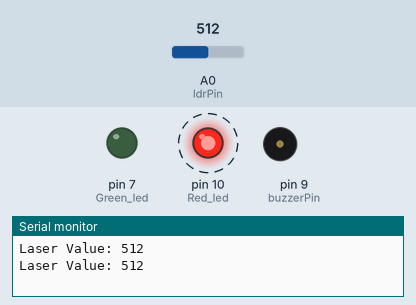
This sketch was run on a simulated Arduino Uno, built with avr-gcc and run on an emulated ATmega328P. On the bench: output pins drawn as LEDs (lit = HIGH), buzzer (waves = sounding), the last lines printed to the serial monitor. Dashed ring = blinking. The inputs (shaded band) are chosen by the test bench; at power-on: A0 (ldrPin) = 512.

Above: at 5.95 s.
6.0 s: A0 (ldrPin) set to 46
12.1 s: A0 (ldrPin) set to 38
At 12.65 s:
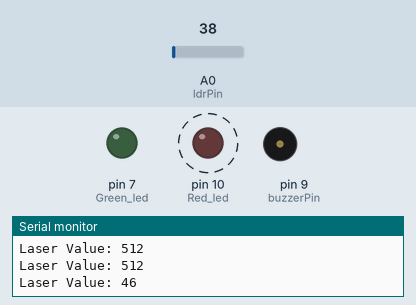
At 16.3 s:
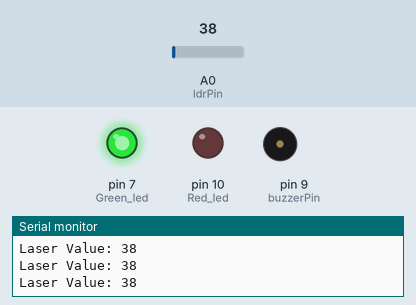
18.2 s: A0 (ldrPin) set to 122
At 18.36 s:
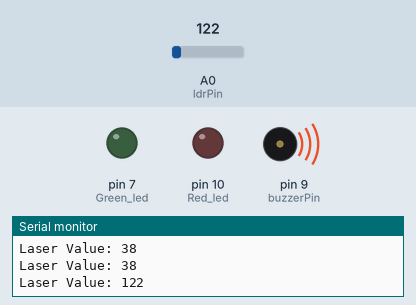
Timing chart, 0 to 30.3 s (numbered marks = the images above; inputs shaded):
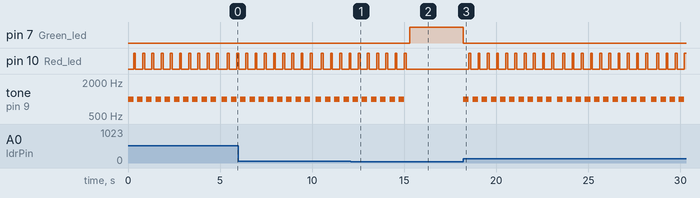

Measured:
- the behaviour switches between 41 and 40 on A0 (ldrPin) (found by bisection; images 0 and 1)
- after the input at 12.1 s, pin 7 (Green_led): LOW → HIGH after 3.2 s; pin 10 (Red_led): goes on until 15.1 s, then stays LOW; tone on pin 9 (buzzerPin): goes on until 15.0 s, then stays silent
- after the input at 18.2 s, pin 7 (Green_led): HIGH → LOW at once; pin 10 (Red_led): alternates HIGH for 0.10 s and LOW for 0.40 s, starting after 0.31 s; tone on pin 9 (buzzerPin): silent → 1000 Hz at once, then repeats every 5.1 s: 9 × (silent 0.20 s, 1000 Hz 0.30 s), silent 0.30 s, 1000 Hz 0.30 s
- by itself, pin 10 (Red_led): alternates HIGH for 0.10 s and LOW for 0.40 s

The sketch:

Laser_security.ino
```cpp
#include "laser_security.h"

void setup() {
    securityInit();
}

void loop() {
    checkLaserSecurity();
    delay(100);
}
```

laser_security.cpp
```cpp
#include "laser_security.h"

// Pin definitions
const int ldrPin     = A0;  // LDR analog input
const int buzzerPin  = 9;
const int Red_led    = 10;
const int Green_led  = 7;

// Threshold for triggering alarm
int threshold = 40; // Adjust based on ambient light

// Initialize pins
void securityInit() {
    pinMode(ldrPin, INPUT);
    pinMode(buzzerPin, OUTPUT);
    pinMode(Red_led, OUTPUT);
    pinMode(Green_led, OUTPUT);
    Serial.begin(9600);
}

// Check the LDR and trigger alarm if needed
void checkLaserSecurity() {
    int ldrValue = analogRead(ldrPin);
    Serial.print("Laser Value: ");
    Serial.println(ldrValue);

    if (ldrValue > threshold) {
        // Laser is blocked — run alert mode for 5 seconds
        unsigned long startTime = millis();
        digitalWrite(Green_led, LOW); // Turn off green while alerting

        while (millis() - startTime < 5000) {
            // Beep
            tone(buzzerPin, 1000);
            delay(300);
            noTone(buzzerPin);

            // Blink Red LED
            digitalWrite(Red_led, HIGH);
            delay(100);
            digitalWrite(Red_led, LOW);
            delay(100);
        }
    } else {
        noTone(buzzerPin);
        digitalWrite(Red_led, LOW);
        digitalWrite(Green_led, HIGH);
    }
}
```

laser_security.h
```cpp
#ifndef SECURITY_SYSTEM_H
#define SECURITY_SYSTEM_H

#include <Arduino.h>

// Function prototypes
void securityInit();
void checkLaserSecurity();

#endif
```
